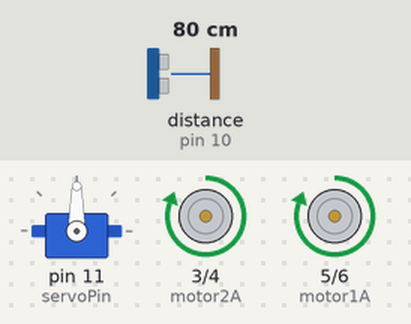
A sketch run on a simulated Arduino Uno, built with avr-gcc and run on an emulated ATmega328P. Shown: servo, motor-driver pin pairs drawn as motors (green arrow = first pin HIGH = forward, orange = second pin HIGH = backward, longer = more drive). Wiring (inferred from the names in the program): ultrasonic range finder: trigger pin 9; echo pin 10. The inputs (shaded band) are chosen by the test bench; at power-on: distance to the obstacle (sensor on pin 10) 80 cm. The echo pulse lasts 58.3 µs per cm.

Above: at 1.7 s.
1.8 s: distance to the obstacle (sensor on pin 10) set to 24 cm
3.3 s: distance to the obstacle (sensor on pin 10) set to 19 cm
At 3.7 s:
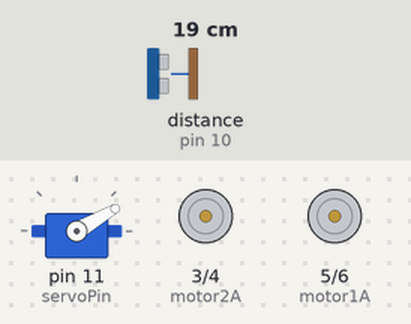
At 4.2 s:
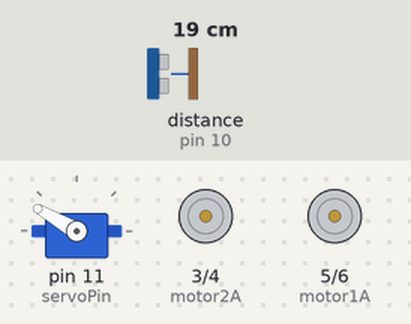
Timing chart, 0 to 12.3 s (numbered marks = the images above; inputs shaded):
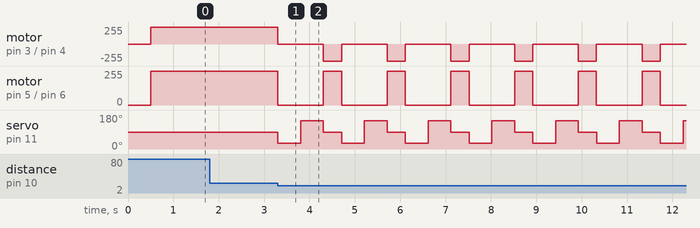

The sketch:

Engelden_Kacan_Arac_Kod.ino
```cpp
#include <Servo.h>

Servo servo;
int trigPin = 9;
int echoPin = 10;
int servoPin = 11;

int motor1A = 5;
int motor1B = 6;
int motor2A = 3;
int motor2B = 4;

long duration;
int distance;

void setup() {
  servo.attach(servoPin);
  pinMode(trigPin, OUTPUT);
  pinMode(echoPin, INPUT);

  pinMode(motor1A, OUTPUT);
  pinMode(motor1B, OUTPUT);
  pinMode(motor2A, OUTPUT);
  pinMode(motor2B, OUTPUT);

  servo.write(90);
  delay(500);
}

void loop() {
  distance = getDistance();
  if (distance > 20) {
    ileri();
  } else {
    dur();
    servo.write(30);
    delay(500);
    int leftDist = getDistance();

    servo.write(150);
    delay(500);
    int rightDist = getDistance();

    servo.write(90);

    if (leftDist > rightDist) {
      solaDon();
    } else {
      sagaDon();
    }
  }
}

int getDistance() {
  digitalWrite(trigPin, LOW);
  delayMicroseconds(2);
  digitalWrite(trigPin, HIGH);
  delayMicroseconds(10);
  digitalWrite(trigPin, LOW);
  duration = pulseIn(echoPin, HIGH);
  int cm = duration * 0.034 / 2;
  return cm;
}

void ileri() {
  digitalWrite(motor1A, HIGH);
  digitalWrite(motor1B, LOW);
  digitalWrite(motor2A, HIGH);
  digitalWrite(motor2B, LOW);
}

void dur() {
  digitalWrite(motor1A, LOW);
  digitalWrite(motor1B, LOW);
  digitalWrite(motor2A, LOW);
  digitalWrite(motor2B, LOW);
}

void solaDon() {
  digitalWrite(motor1A, LOW);
  digitalWrite(motor1B, HIGH);
  digitalWrite(motor2A, HIGH);
  digitalWrite(motor2B, LOW);
  delay(400);
  dur();
}

void sagaDon() {
  digitalWrite(motor1A, HIGH);
  digitalWrite(motor1B, LOW);
  digitalWrite(motor2A, LOW);
  digitalWrite(motor2B, HIGH);
  delay(400);
  dur();
}
```

Measured:
- the behaviour switches between 22 and 21 cm on distance to the obstacle (sensor on pin 10) (found by bisection; images 0 and 1)
- after the input at 1.8 s, every drawn part: stays the same
- after the input at 3.3 s, motor on pin 3 (motor2A) / pin 4 (motor2B): alternates backward 255/255 for 0.40 s and stopped for 1.0 s, starting at once; motor on pin 5 (motor1A) / pin 6 (motor1B): alternates forward 255/255 for 0.40 s and stopped for 1.0 s, starting at once
